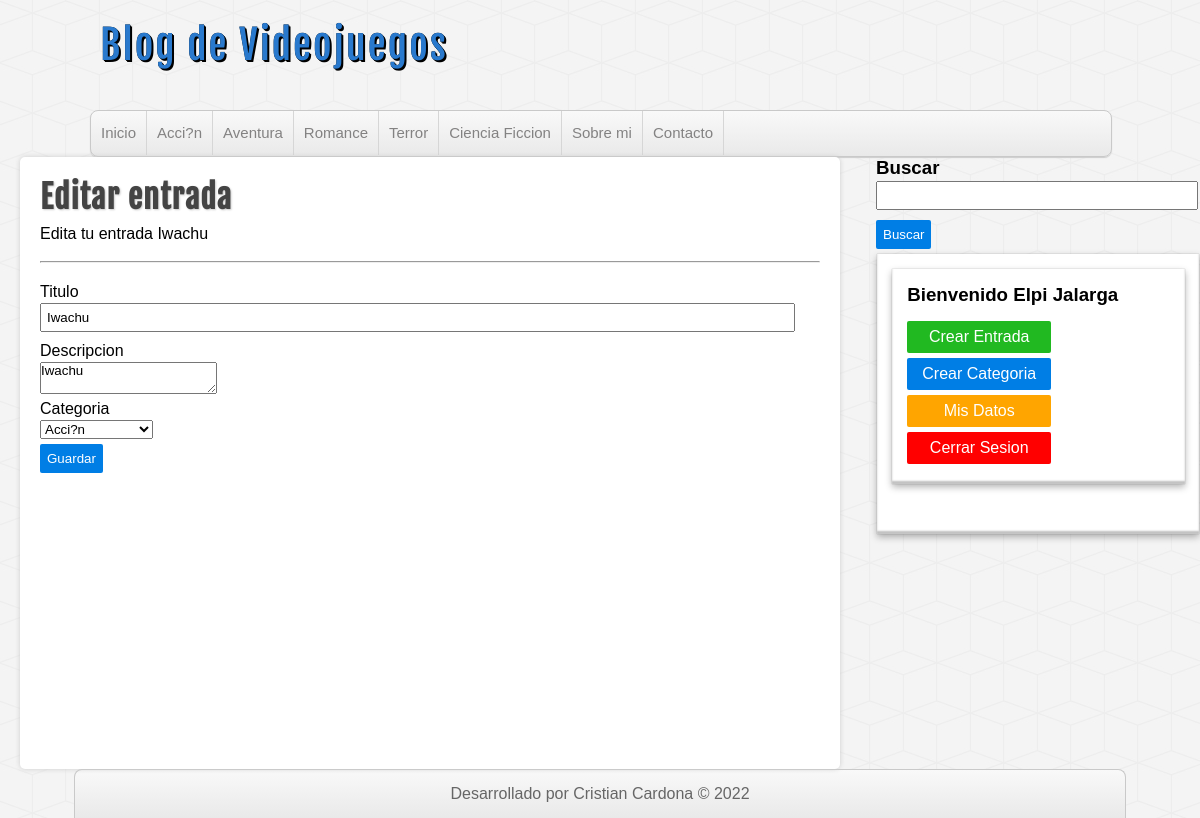
/editar-entrada.php?id=15 (signed in), run on the app's committed database.
### tables this page shows
CREATE TABLE `categorias` (
  `id` int(11) NOT NULL,
  `nombre` varchar(100) DEFAULT NULL
);

CREATE TABLE `entradas` (
  `id` int(11) NOT NULL,
  `usuario_id` int(11) NOT NULL,
  `categoria_id` int(11) NOT NULL,
  `titulo` varchar(255) NOT NULL,
  `descripcion` mediumtext DEFAULT NULL,
  `fecha` date NOT NULL
);

### includes/helpers.php (called while the page is built, shortened)
<?php
    function conseguirCategorias($conexion){
        $sql = "SELECT * FROM categorias ORDER BY id ASC";
        $categorias = mysqli_query($conexion,$sql);
        $resultado = array();
        if($categorias && mysqli_num_rows($categorias) >= 1){
            $resultado = $categorias;
        }
        return $resultado;
    }
    function conseguirEntrada($conexion,$id){
        $sql = " SELECT en.*, ca.nombre, CONCAT(us.nombre, ' ', us.apellidos) as 'usuario' FROM entradas as en ".
        "INNER JOIN categorias as ca ON en.categoria_id = ca.id ".
        "INNER JOIN usuarios as us ON en.usuario_id = us.id ".
        " WHERE en.id = '$id'";
        $entrada = mysqli_query($conexion,$sql);
        $resultado = array();
        if($entrada && mysqli_num_rows($entrada) >= 1){
            $resultado = mysqli_fetch_assoc($entrada);
        }
        return $resultado;
    }

### editar-entrada.php (the view, shortened to what this page needs)
<?php require_once 'includes/conexion.php'; ?>
<?php require_once 'includes/helpers.php'; ?>
<?php
    $entrada_actual = conseguirEntrada($conexion,$_GET['id']);
?>
<?php require_once 'includes/cabecera.php'; ?>
<?php require_once 'includes/lateral.php'; ?>
    <div id="principal">
        <h1>Editar entrada</h1>
        <p>Edita tu entrada <?=$entrada_actual['titulo']?></p>
        <br>
        <hr>
        <br>
        <form action="guardar-entrada.php?editar=<?=$entrada_actual['id']?>" method="post">
            <label for="titulo">Titulo</label>
            <input type="text" name="titulo" value="<?=$entrada_actual['titulo']?>">
            <label for="descripcion">Descripcion</label>
            <textarea name="descripcion" ><?=$entrada_actual['titulo']?></textarea>
            <label for="categoria">Categoria</label>
            <select name="categoria" id="">
            <?php
                $categorias = conseguirCategorias($conexion);
                if(!empty($categorias)):
                    while($categoria = mysqli_fetch_assoc($categorias)):
            ?>
                        <option value="<?=$categoria['id']?>" <?= ($categoria['id'] == $entrada_actual['categoria_id']) ? 'selected="selected"' : ""; ?>>
                            <?=$categoria['nombre']?>
                        </option>
            <?php
                    endwhile;
                endif;
            ?>
            </select>
            <input type="submit" value="Guardar">
        </form>
    </div>
    <?php require_once 'includes/pie.php'; ?>

### includes/cabecera.php (shortened to what this page needs)
<?php require_once 'includes/conexion.php'; ?>
<?php require_once 'includes/helpers.php'; ?>
<!DOCTYPE html>
<html lang="es">
<head>
    <link rel="stylesheet" href="assets/css/style.css">
</head>
<body>
    <header id="cabecera">
        <div id="logo">
            <a href="index.php">
                Blog de Videojuegos
            </a>
        </div>
        <nav id="menu">
            <ul>
                <li><a href="index.php">Inicio</a></li>
                <?php
                    $categorias = conseguirCategorias($conexion);
                    if(!empty($categorias)):
                        while($categoria = mysqli_fetch_assoc($categorias)):
                ?>
                            <li>
                                <a href="categoria.php?id=<?=$categoria['id']?>"><?=$categoria['nombre']?></a>
                            </li>
                <?php
                        endwhile;
                    endif;
                ?>
                <li><a href="index.php">Sobre mi</a></li>
                <li><a href="index.php">Contacto</a></li>
            </ul>
        </nav>
    </header>

### assets/css/style.css (style rules this page uses)
* { margin: 0px; padding: 0px; font-family: sans-serif, Helvetica, Arial; text-decoration: none; }
body { background: url(../img/cubes.png) #F4F4F4; }
#cabecera { width: 85%; height: auto; background: transparent; margin: 0px auto; }
#logo { float:left; width: 540px; height: 110px; }
#logo a { font-family: "fajala", Helvetica; font-size: 40px; letter-spacing: 2px; color: #2979CD; text-shadow: 0px 0px 0px black, 1px 1px 0px black, 2px 2px 0px black; transition: all 500ms; line-height: 90px; margin-left: 10px; }
#menu { clear: both; width: 100%; height: 45px; background: linear-gradient(to bottom, #f9f9f9 0px, #e9e9e9 100%); border: 1px solid #C9C9C9; border-radius: 8px; box-shadow: 0px 1px 1px #ccc; overflow: hidden; }
#menu ul { list-style: none; }
#menu ul li { float: left; line-height: 44px; border-right: 1px solid #D6D6D6; }
#menu ul li a { display: block; padding-left: 10px; padding-right: 10px; font-size: 15px; color: #838282; }
label, input[type="text"], input[type="email"], input[type="password"] { display: block; width: 95%; margin-top:2px; margin-bottom: 2px; }
input[type="text"], input[type="email"], input[type="password"] { padding: 5px; margin-bottom: 10px; }
input[type="button"], input[type="submit"], .boton { margin-top: 5px; margin-bottom: 5px; display: block; border-radius: 2px; color:white; background: #007ee5; border: none; cursor:pointer; padding: 7px; }
#principal { float: left; width: 65%; min-height: 572px; background:white; border-radius: 5px; box-shadow: 0px 0px 5px #ccc; margin-left: 20px; padding: 20px; overflow: hidden; }
#principal h1 { font-size: 32px; color: #444; letter-spacing: 1px; text-shadow: 1px 1px 2px #ccc; font-family: "fajala"; }
#principal p { margin-top: 8px; }

### data on the page
categorias: nombre "Acci?n"
categorias: nombre "Aventura"
categorias: nombre "Romance"
categorias: nombre "Terror"
categorias: nombre "Ciencia Ficcion"
entradas: titulo "Iwachu", descripcion "Iwachu", categoria "Acci?n"

### other printed values
$_SESSION['usuario']['nombre'] "Elpi"
$_SESSION['usuario']['apellidos'] "Jalarga"
